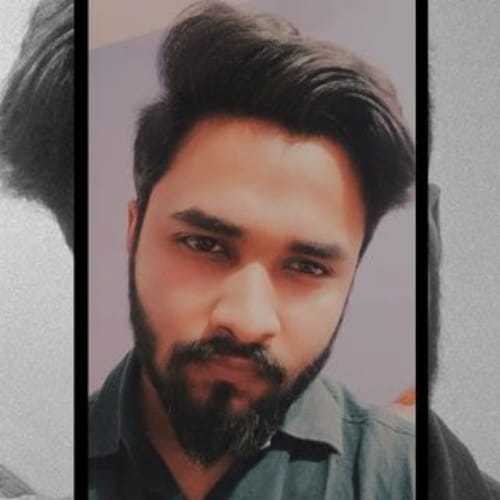
#> input picture Sample1.jpg, 500 x 500 px, found by its file name
$ jupyter execute Human_Counter.ipynb
#> lines starting #> are read from the running program, lines starting #| are printed output that depends on the picture; after the words box and inside, x2 and y2 are one past the last pixel; in counts of white or black regions, pixels touching at a corner belong together
[cell 1]
import cv2
from google.colab.patches import cv2_imshow

[cell 2]
def detect(img_p):
#> called with img_p = '/content/Sample1.jpg'
  f_casc = cv2.CascadeClassifier('/content/haarcascade_frontalface.xml')
  e_casc = cv2.CascadeClassifier('/content/haarcascade_eye.xml')
  img = cv2.imread(img_p)
#> img is the input picture: shape (500, 500, 3); mean B, G, R 102.9, 106, 118.8
  gray = cv2.cvtColor(img, cv2.COLOR_RGB2GRAY)
  face = f_casc.detectMultiScale(gray)
#> face = [[85, 135, 329, 329]]
  eye = e_casc.detectMultiScale(gray)
#> eye = [[281, 242, 52, 52], [173, 218, 56, 56]]
  for (x,y,w,h) in face:
    cv2.rectangle(img, (x,y), (x+w,y+h), (100,10,250),2)
#> this loop made 1 pass
#> img: shape (500, 500, 3); 1.58% of pixels changed, all inside (x1, y1, x2, y2) = (84, 134, 416, 466)
  for (x,y,w,h) in eye:
    cv2.rectangle(img, (x,y), (x+w, y+h), (200,200,0), 2)
#> this loop made 2 passes
#> img: shape (500, 500, 3); mean B, G, R 104.2, 105.7, 120.8
  cv2_imshow(img)

[cell 3]
detect("/content/Sample1.jpg")

[cell 4]
detect("/content/Sample2.jpg")
#> call 2 of detect, with img_p = '/content/Sample2.jpg'
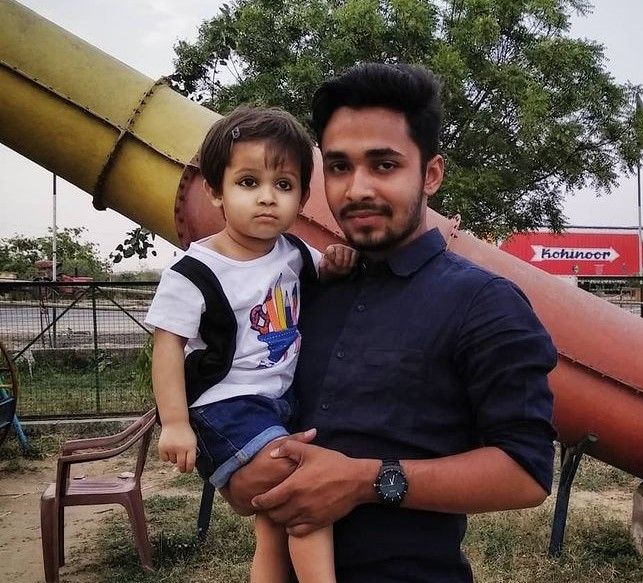
#> input picture Sample2.jpg, 643 x 583 px, found by its file name
#> in detect, img is the input picture: shape (583, 643, 3); mean B, G, R 76.8, 84, 99.2
#> in detect (call 2), `gray = cv2.cvtColor(img, cv2.COLOR_RGB2GRAY)`:
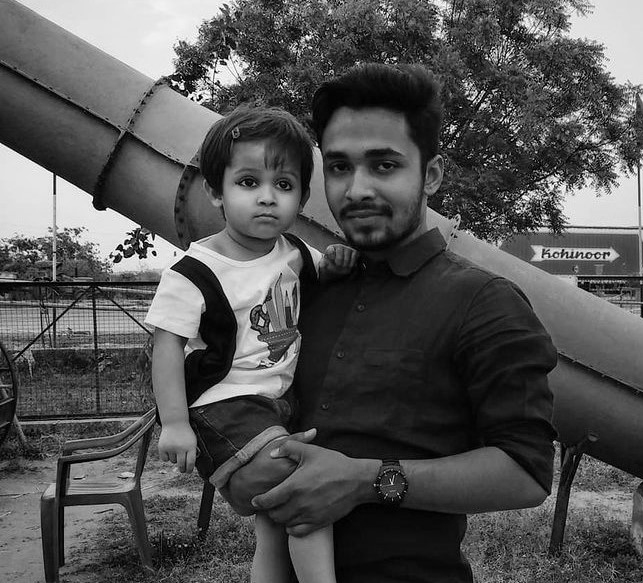
#> gray: shape (583, 643); min 0, max 255, mean 83.6
#> in detect (call 2), `face = f_casc.detectMultiScale(gray)`: face = [[217, 145, 98, 98], [296, 115, 133, 133]]
#> in detect (call 2), `eye = e_casc.detectMultiScale(gray)`: eye = [[326, 155, 25, 25], [364, 149, 32, 32], [233, 168, 27, 27], [271, 173, 25, 25]]
#> the loop in detect (call 2), `for (x,y,w,h) in face:` made 2 passes
#> after the loop in detect (call 2), `for (x,y,w,h) in face:`:
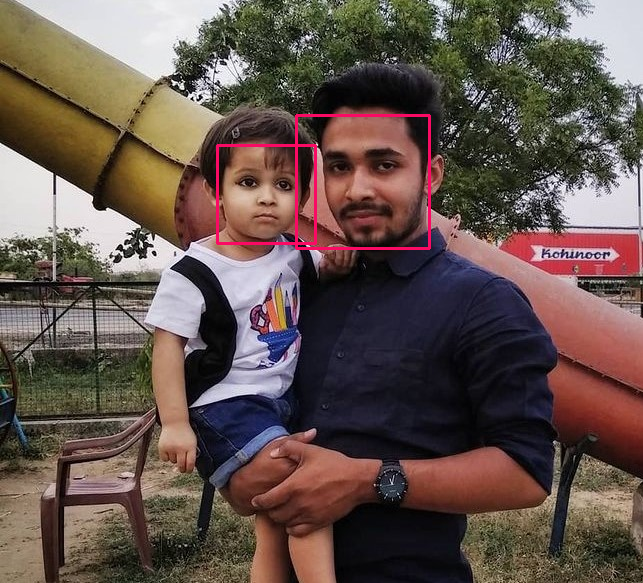
#> img: shape (583, 643, 3); 0.73% of pixels changed, all inside (x1, y1, x2, y2) = (216, 114, 431, 250)
#> the loop in detect (call 2), `for (x,y,w,h) in eye:` made 4 passes
#> after the loop in detect (call 2), `for (x,y,w,h) in eye:`: img: shape (583, 643, 3); 0.34% of pixels changed, all inside (x1, y1, x2, y2) = (232, 148, 398, 200)

[cell 5]
detect("/content/Sample3.jpg")
#> call 3 of detect, with img_p = '/content/Sample3.jpg'
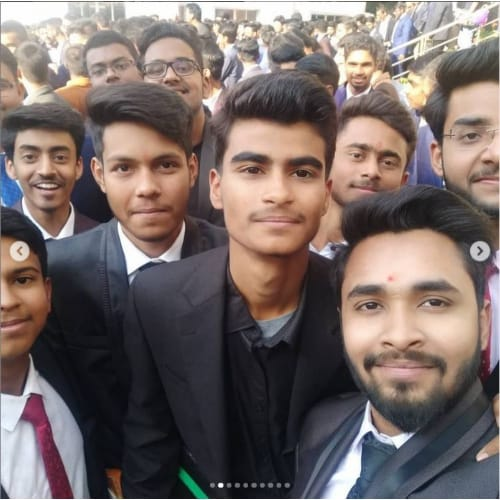
#> input picture Sample3.jpg, 500 x 500 px, found by its file name
#> in detect, img is the input picture: shape (500, 500, 3); mean B, G, R 103.6, 106.7, 119.9
#> in detect (call 3), `gray = cv2.cvtColor(img, cv2.COLOR_RGB2GRAY)`:
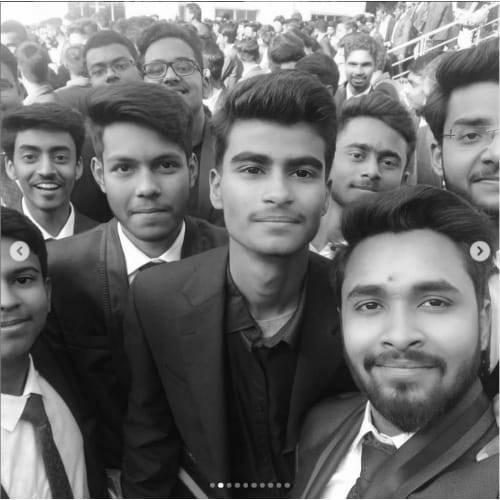
#> gray: shape (500, 500); min 3, max 255, mean 107.2
#> in detect (call 3), `face = f_casc.detectMultiScale(gray)`: face = [[340, 50, 39, 39], [83, 44, 57, 57], [6, 125, 81, 81], [138, 40, 69, 69], [326, 120, 94, 94], [91, 125, 107, 107], [209, 116, 138, 138], [321, 242, 157, 157]]
#> in detect (call 3), `eye = e_casc.detectMultiScale(gray)`: eye = 13 rows, first 6: [454, 122, 29, 29], [345, 141, 27, 27], [17, 142, 26, 26], [47, 145, 23, 23], [375, 148, 26, 26], [108, 152, 31, 31]
#> the loop in detect (call 3), `for (x,y,w,h) in face:` made 8 passes
#> after the loop in detect (call 3), `for (x,y,w,h) in face:`:
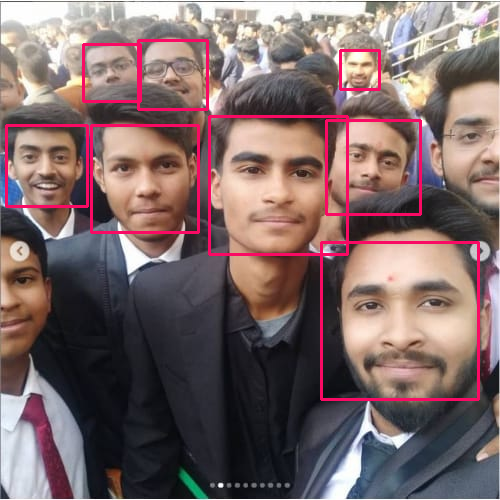
#> img: shape (500, 500, 3); 3.51% of pixels changed, all inside (x1, y1, x2, y2) = (5, 39, 480, 401)
#> the loop in detect (call 3), `for (x,y,w,h) in eye:` made 13 passes
#> (x, y, w, h) on passes 1 to 12: (454, 122, 29, 29), (345, 141, 27, 27), (17, 142, 26, 26), (47, 145, 23, 23), (375, 148, 26, 26), (108, 152, 31, 31), (231, 145, 43, 43), (283, 155, 35, 35), (9, 267, 27, 27), (408, 275, 49, 49), (348, 282, 44, 44), (146, 147, 35, 35)
#> after the loop in detect (call 3), `for (x,y,w,h) in eye:`: img: shape (500, 500, 3); 2.19% of pixels changed, all inside (x1, y1, x2, y2) = (8, 86, 485, 328)

[cell 6]
detect("/content/Sample4.jpg")
#> call 4 of detect, with img_p = '/content/Sample4.jpg'
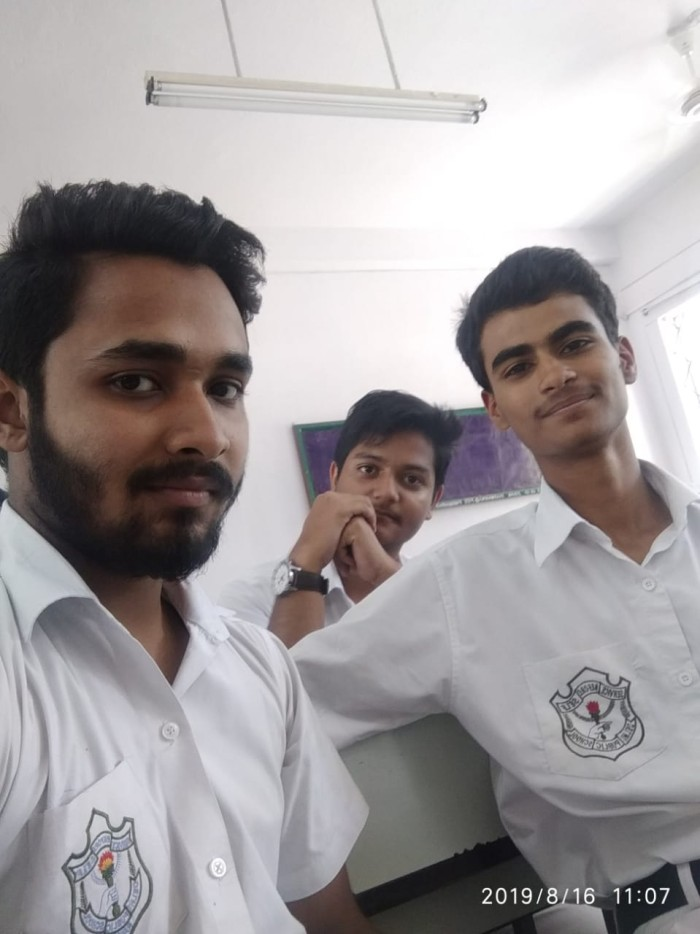
#> input picture Sample4.jpg, 700 x 934 px, found by its file name
#> in detect, img is the input picture: shape (934, 700, 3); mean B, G, R 157.5, 156.3, 161.6
#> in detect (call 4), `gray = cv2.cvtColor(img, cv2.COLOR_RGB2GRAY)`:
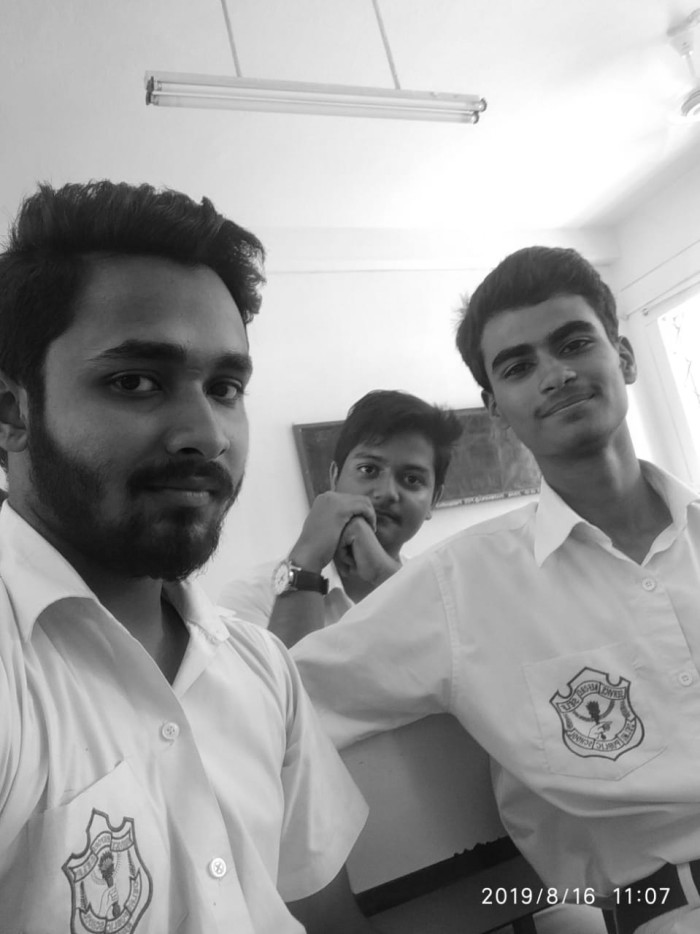
#> gray: shape (934, 700); min 8, max 255, mean 157.3
#> in detect (call 4), `face = f_casc.detectMultiScale(gray)`: face = [[329, 429, 115, 115], [463, 283, 170, 170], [52, 279, 252, 252]]
#> in detect (call 4), `eye = e_casc.detectMultiScale(gray)`: eye = [[633, 301, 23, 23], [101, 350, 65, 65], [351, 450, 37, 37], [397, 467, 25, 25], [345, 507, 24, 24], [493, 344, 45, 45], [193, 362, 52, 52], [548, 324, 43, 43], [141, 710, 47, 47], [540, 662, 111, 111]]
#> the loop in detect (call 4), `for (x,y,w,h) in face:` made 3 passes
#> after the loop in detect (call 4), `for (x,y,w,h) in face:`:
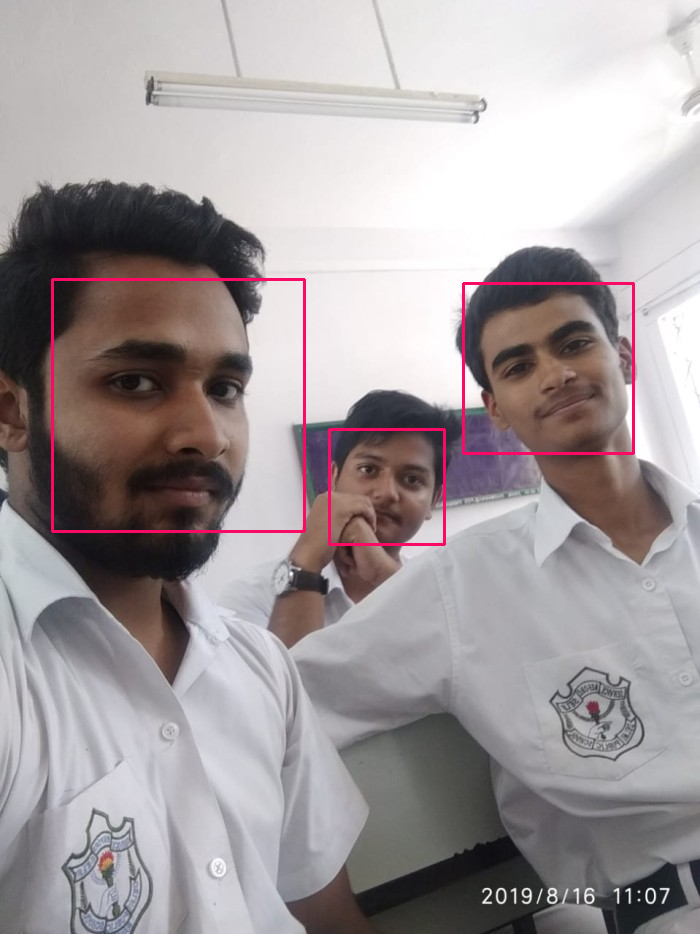
#> img: shape (934, 700, 3); 0.98% of pixels changed, all inside (x1, y1, x2, y2) = (51, 278, 635, 546)
#> the loop in detect (call 4), `for (x,y,w,h) in eye:` made 10 passes
#> after the loop in detect (call 4), `for (x,y,w,h) in eye:`:
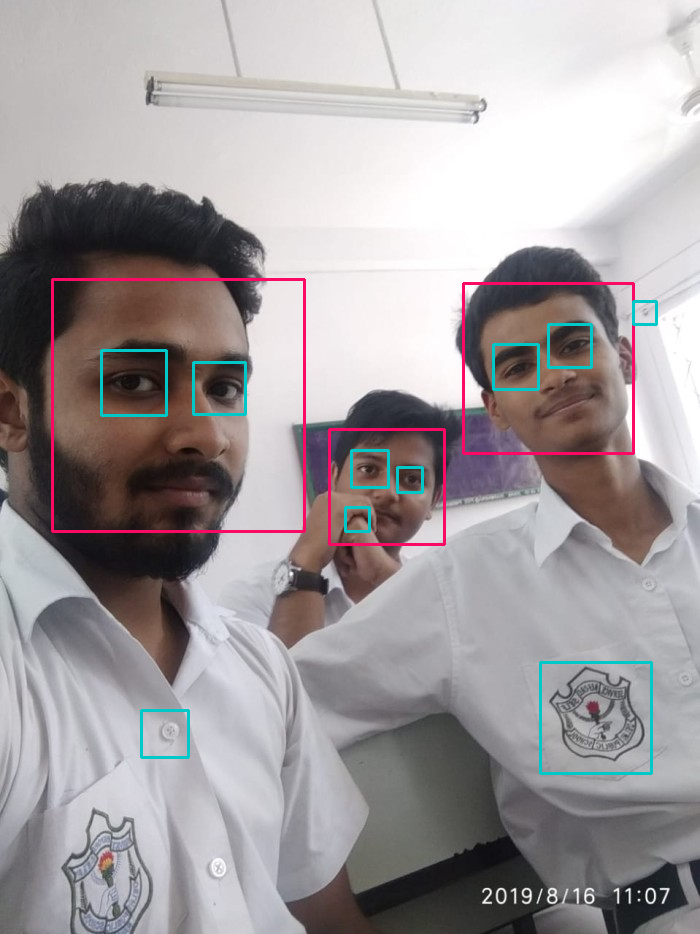
#> img: shape (934, 700, 3); 0.86% of pixels changed, all inside (x1, y1, x2, y2) = (100, 300, 658, 775)
